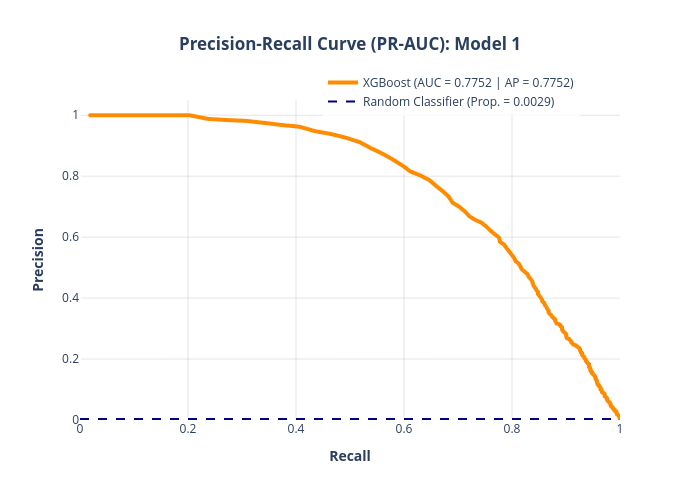

The notebook cell saved with this chart:
### Code cell
plot_PRAUC(precision_xgb_1, recall_xgb_1, pr_auc_xgb_1, ap_xgb_1, "XGBoost", "Model 1", "darkorange")

### Figure 1 — Plotly figure (JSON) as saved in the notebook; plotly's stock layout.template omitted (floating-point values rounded to 4 significant figures; data arrays with more than 128 entries replaced by an {"elided": "..."} marker saying what was removed)
{"data": [{"hovertemplate": "<b>Recall:</b> %{x:.4f}<br><b>Precision:</b> %{y:.4f}<extra></extra>", "legendgroup": "", "line": {"color": "darkorange", "dash": "solid", "width": 4}, "marker": {"symbol": "circle"}, "mode": "lines", "name": "XGBoost (AUC = 0.7752 | AP = 0.7752)", "showlegend": true, "type": "scattergl", "x": {"elided": "9170 float values"}, "xaxis": "x", "y": {"elided": "9170 float values"}, "yaxis": "y"}, {"hovertemplate": "=%{y}<extra></extra>", "legendgroup": "", "line": {"color": "navy", "dash": "dash", "width": 2}, "marker": {"color": "#636efa", "symbol": "circle"}, "mode": "lines", "name": "Random Classifier (Prop. = 0.0029)", "orientation": "v", "showlegend": true, "type": "scatter", "x": [null], "xaxis": "x", "y": [null], "yaxis": "y"}], "layout": {"autosize": false, "height": 500, "legend": {"bgcolor": "rgba(255, 255, 255, 0.8)", "tracegroupgap": 0, "x": 0.45, "y": 1.1}, "plot_bgcolor": "white", "shapes": [{"line": {"color": "navy", "dash": "dash", "width": 2}, "type": "line", "x0": 0, "x1": 1, "y0": 0.002941, "y1": 0.002941}], "title": {"text": "<b>Precision-Recall Curve (PR-AUC): Model 1</b>", "x": 0.5}, "width": 700, "xaxis": {"anchor": "y", "domain": [0, 1], "gridcolor": "rgba(0,0,0,0.1)", "range": [0, 1], "title": {"text": "<b>Recall<b>"}}, "yaxis": {"anchor": "x", "domain": [0, 1], "gridcolor": "rgba(0,0,0,0.1)", "range": [0, 1.05], "title": {"text": "<b>Precision<b>"}}}}
